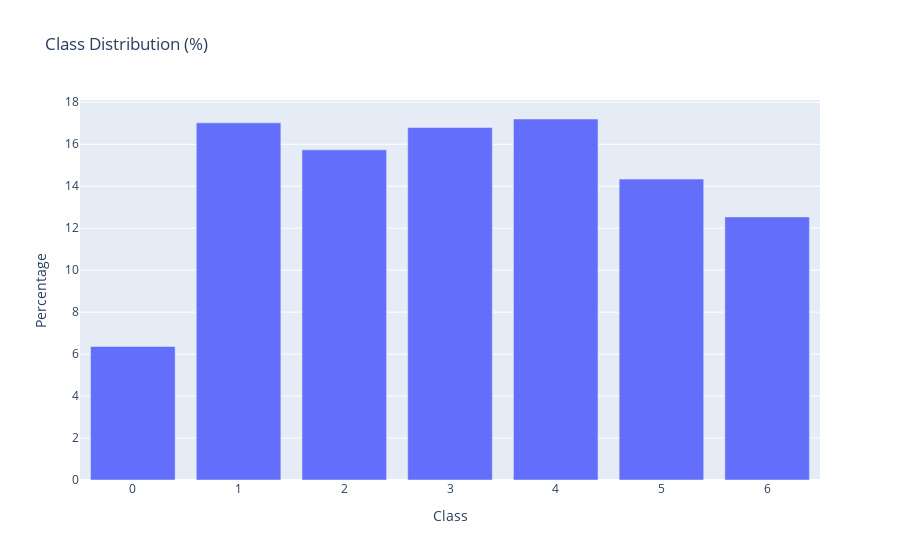
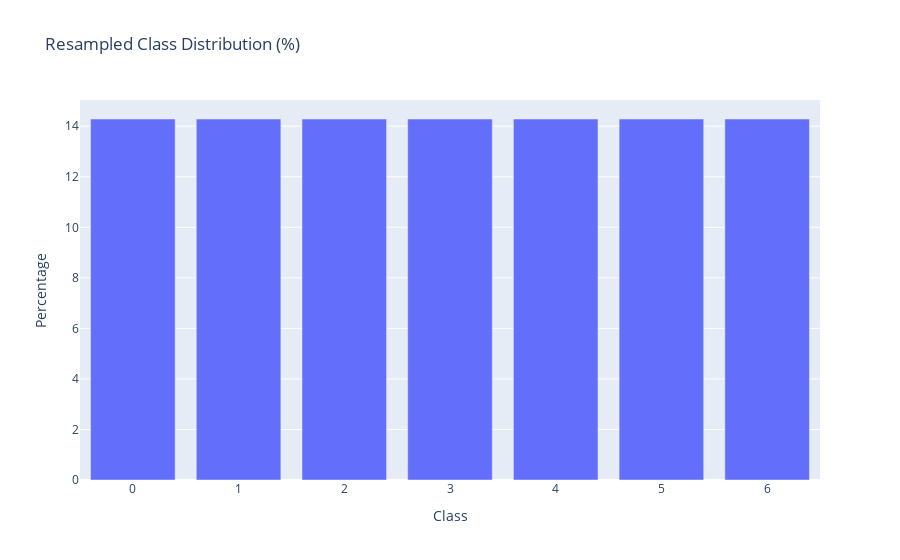

Notebook code for these charts, in order:
### Code cell
# Explore the data structure
print("Dataset shape:", main_df.shape)
print("\nColumns:", main_df.columns.tolist())
print("\nData types:")
print(main_df.dtypes.value_counts())
print("\nTarget variable distribution:")
print(main_df['Type'].value_counts())
print("\nFirst few rows:")
print(main_df.head())

# Check for missing values
print(f"\nMissing values per column:")
missing_values = main_df.isnull().sum()
print(f"Total columns with missing values: {(missing_values > 0).sum()}")
print(f"Total missing values: {missing_values.sum()}")

# Show columns with most missing values (top 10)
if missing_values.sum() > 0:
    print("\nTop 10 columns with missing values:")
    print(missing_values[missing_values > 0].sort_values(ascending=False).head(10))

#class distribution percentage plot on bar chart
class_distribution = main_df['Type'].value_counts(normalize=True) * 100
fig = go.Figure(data=[go.Bar(x=class_distribution.index, y=class_distribution.values)])
fig.update_layout(title='Class Distribution (%)', xaxis_title='Class', yaxis_title='Percentage')
fig.show()

# Separate features and target
X = main_df.drop(columns=['SHA256', 'Type'])
y = main_df['Type']

print(f"\nOriginal data shape: {X.shape}")
print(f"Missing values in X: {X.isnull().sum().sum()}")

# Handle missing values - fill with 0 (appropriate for malware features)
X_clean = X.fillna(0)
print(f"Missing values after cleaning: {X_clean.isnull().sum().sum()}")

# Apply SMOTE to the cleaned data
smote = SMOTE(random_state=42)
X_resampled, y_resampled = smote.fit_resample(X_clean, y)

print(f"\nOriginal class distribution:")
print(pd.Series(y).value_counts())
print(f"\nResampled class distribution:")
print(pd.Series(y_resampled).value_counts())

#plot the new class distribution
resampled_class_distribution = pd.Series(y_resampled).value_counts(normalize=True) * 100
fig = go.Figure(data=[go.Bar(x=resampled_class_distribution.index, y=resampled_class_distribution.values)])
fig.update_layout(title='Resampled Class Distribution (%)', xaxis_title='Class', yaxis_title='Percentage')
fig.show()
warnings.filterwarnings('ignore')

# Use the SMOTE-resampled data from the previous cell
# Convert resampled data back to DataFrame for consistency
X_resampled_df = pd.DataFrame(X_resampled, columns=X.columns)
y_resampled_series = pd.Series(y_resampled)

print("Using SMOTE-resampled balanced dataset:")
print(f"Original dataset shape: {X.shape}")
print(f"Resampled dataset shape: {X_resampled_df.shape}")

# Handle any missing values (though SMOTE shouldn't introduce any)
X_resampled_df = X_resampled_df.fillna(0)

### Figure 1 — Plotly figure (JSON) as saved in the notebook; plotly's stock layout.template omitted (floating-point values rounded to 4 significant figures)
{"data": [{"type": "bar", "x": [4, 1, 3, 2, 5, 6, 0], "y": [17.2, 17.02, 16.8, 15.74, 14.34, 12.54, 6.362]}], "layout": {"title": {"text": "Class Distribution (%)"}, "xaxis": {"title": {"text": "Class"}}, "yaxis": {"title": {"text": "Percentage"}}}}

### Figure 2 — Plotly figure (JSON) as saved in the notebook; plotly's stock layout.template omitted (floating-point values rounded to 4 significant figures)
{"data": [{"type": "bar", "x": [0, 1, 2, 3, 4, 5, 6], "y": [14.29, 14.29, 14.29, 14.29, 14.29, 14.29, 14.29]}], "layout": {"title": {"text": "Resampled Class Distribution (%)"}, "xaxis": {"title": {"text": "Class"}}, "yaxis": {"title": {"text": "Percentage"}}}}
